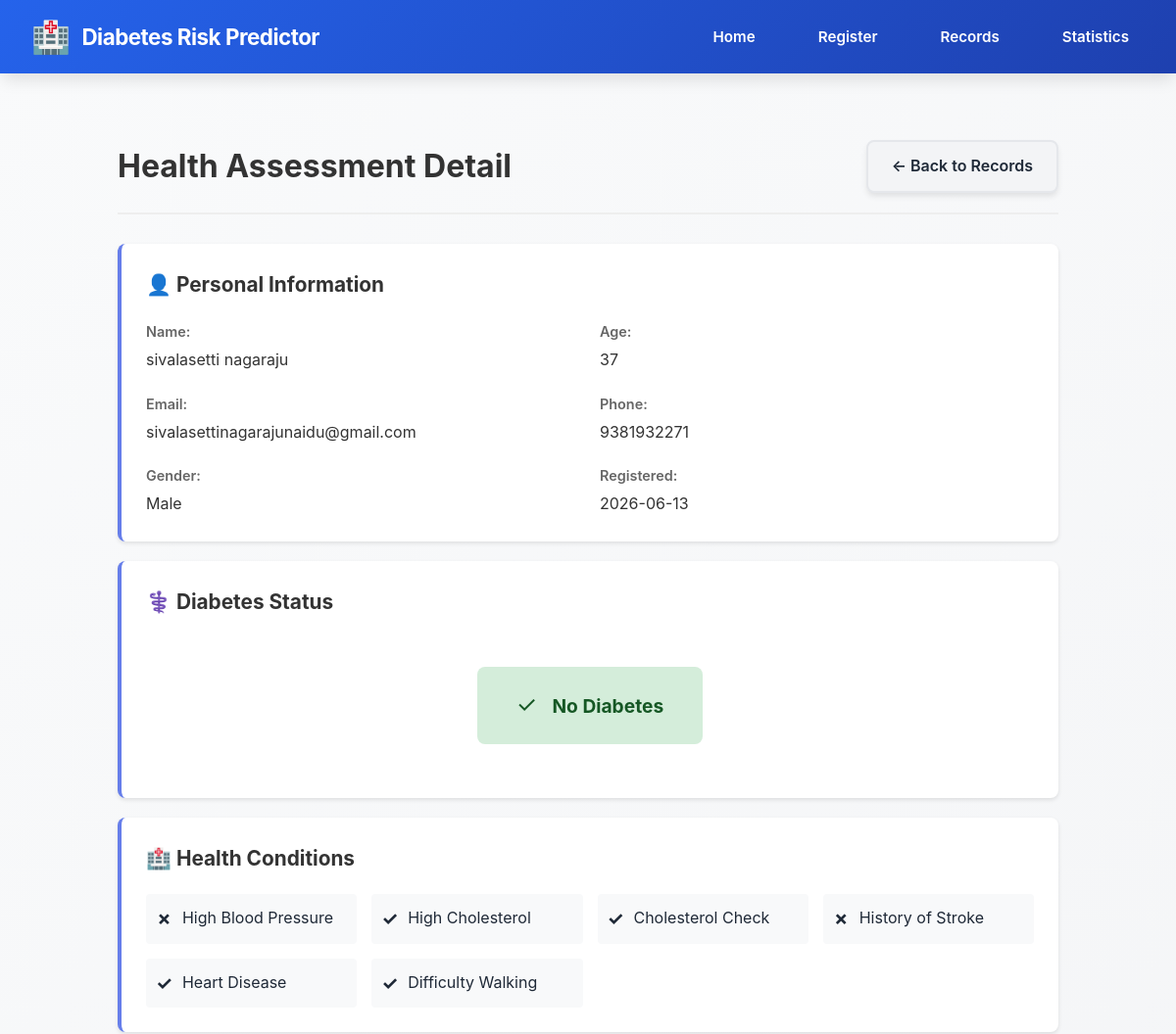
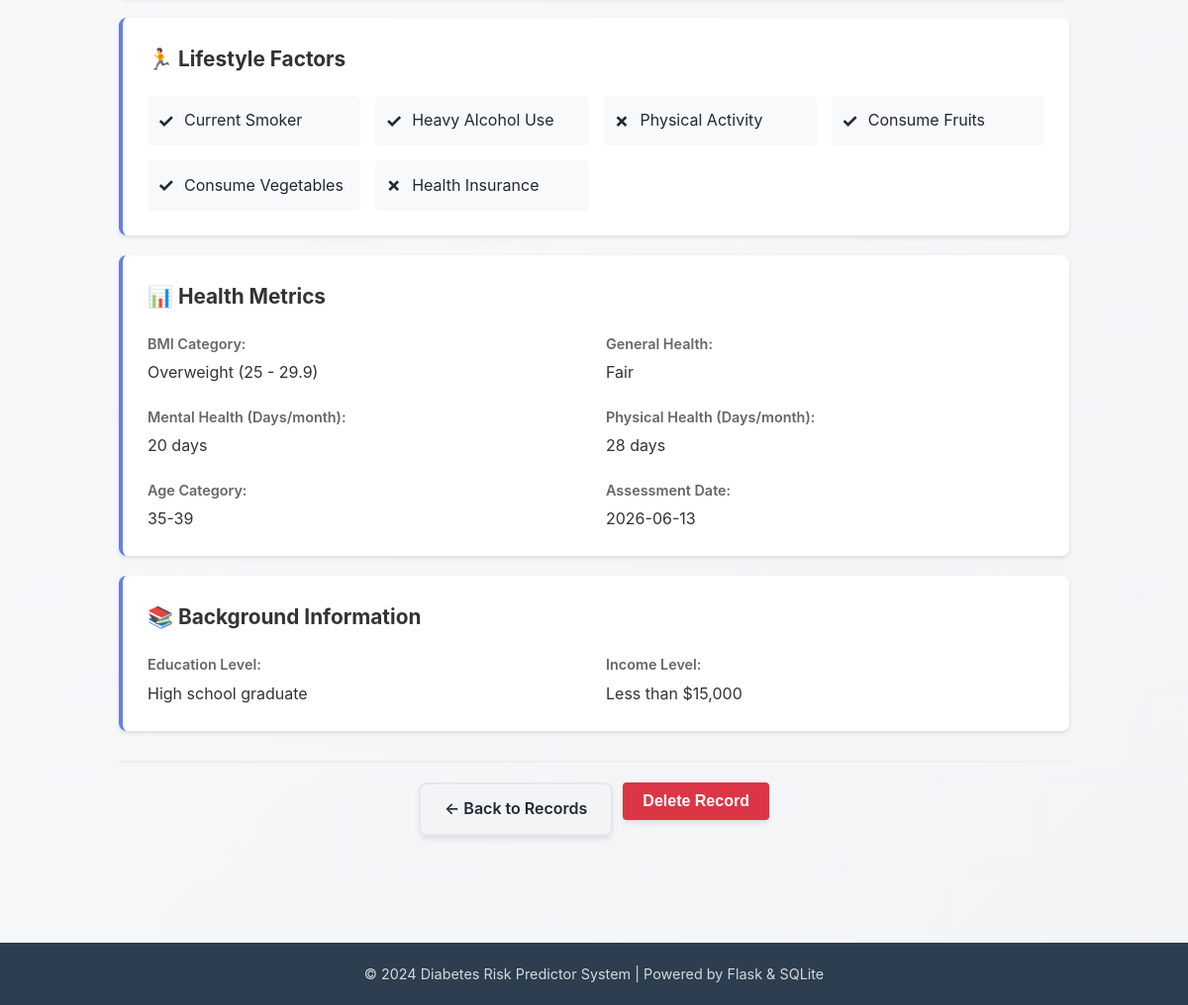
The app's page /record/2 with its own data (2 pictures, top to bottom).
### tables this page shows
CREATE TABLE participants
                    (id INTEGER PRIMARY KEY AUTOINCREMENT,
                     name TEXT NOT NULL,
                     age INTEGER,
                     email TEXT NOT NULL,
                     phone TEXT,
                     registration_date TIMESTAMP DEFAULT CURRENT_TIMESTAMP);

CREATE TABLE health_records
                    (id INTEGER PRIMARY KEY AUTOINCREMENT,
                     participant_id INTEGER NOT NULL,
                     high_bp INTEGER,
                     high_chol INTEGER,
                     chol_check INTEGER,
                     bmi_category INTEGER,
                     smoker INTEGER,
                     stroke INTEGER,
                     heart_disease INTEGER,
                     phys_activity INTEGER,
                     fruits INTEGER,
                     veggies INTEGER,
                     heavy_alcohol INTEGER,
                     health_coverage INTEGER,
                     diff_walk INTEGER,
                     diabetes_status INTEGER,
                     general_health INTEGER,
                     mental_health INTEGER,
                     physical_health INTEGER,
                     sex INTEGER,
                     age_category INTEGER,
                     education_level INTEGER,
                     income_level INTEGER,
                     submission_date TIMESTAMP DEFAULT CURRENT_TIMESTAMP,
                     FOREIGN KEY (participant_id) REFERENCES participants(id));

### app.py (the view)
@app.route('/record/<int:record_id>')
def view_record(record_id):
    try:
        conn = get_db_connection()
        c = conn.cursor()
        c.execute('''SELECT p.*, h.* FROM participants p
                     JOIN health_records h ON p.id = h.participant_id
                     WHERE h.id = ?''', (record_id,))
        record = c.fetchone()
        conn.close()
        if record is None:
            flash('Record not found!', 'error')
            return redirect(url_for('records'))
        return render_template('record_detail.html', record=record)
    except Exception as e:
        flash(f'Error retrieving record: {str(e)}', 'error')
        return redirect(url_for('records'))

### app.py (called while the page is built)
def get_db_connection():
    conn = sqlite3.connect(DATABASE)
    conn.row_factory = sqlite3.Row
    return conn

### templates/record_detail.html (shortened to what this page needs)
{% extends "base.html" %}
{% block content %}
<div class="record-detail-container">
    <div class="record-header">
        <h1>Health Assessment Detail</h1>
        <div class="record-nav">
            <a href="{{ url_for('records') }}" class="btn btn-secondary">← Back to Records</a>
        </div>
    </div>
    <div class="record-content">
        <div class="detail-card">
            <h2 class="card-title">👤 Personal Information</h2>
            <div class="detail-grid">
                <div class="detail-item">
                    <label>Name:</label>
                    <span>{{ record.name }}</span>
                </div>
                <div class="detail-item">
                    <label>Age:</label>
                    <span>{{ record.age if record.age else 'Not provided' }}</span>
                </div>
                <div class="detail-item">
                    <label>Email:</label>
                    <span>{{ record.email }}</span>
                </div>
                <div class="detail-item">
                    <label>Phone:</label>
                    <span>{{ record.phone if record.phone else 'Not provided' }}</span>
                </div>
                <div class="detail-item">
                    <label>Gender:</label>
                    <span>{% if record.sex == 0 %}Female{% elif record.sex == 1 %}Male{% else %}Not specified{% endif %}</span>
                </div>
                <div class="detail-item">
                    <label>Registered:</label>
                    <span>{{ record.registration_date[:10] if record.registration_date else 'N/A' }}</span>
                </div>
            </div>
        </div>
        <div class="detail-card">
            <h2 class="card-title">⚕️ Diabetes Status</h2>
            <div class="status-display">
                {% if record.diabetes_status == 0 %}
                    <div class="status-badge status-success">
                        <span class="status-icon">✓</span>
                        <strong>No Diabetes</strong>
                    </div>
                {% elif record.diabetes_status == 1 %}
                    <div class="status-badge status-warning">
                        <span class="status-icon">⚠</span>
                        <strong>Prediabetes</strong>
                    </div>
                {% else %}
                    <div class="status-badge status-danger">
                        <span class="status-icon">!</span>
                        <strong>Diabetes</strong>
                    </div>
                {% endif %}
            </div>
        </div>
        <div class="detail-card">
            <h2 class="card-title">🏥 Health Conditions</h2>
            <div class="conditions-grid">
                <div class="condition-item">
                    <span class="condition-icon">{% if record.high_bp %}✓{% else %}✗{% endif %}</span>
                    <span>High Blood Pressure</span>
                </div>
                <div class="condition-item">
                    <span class="condition-icon">{% if record.high_chol %}✓{% else %}✗{% endif %}</span>
                    <span>High Cholesterol</span>
                </div>
                <div class="condition-item">
                    <span class="condition-icon">{% if record.chol_check %}✓{% else %}✗{% endif %}</span>
                    <span>Cholesterol Check</span>
                </div>
                <div class="condition-item">
                    <span class="condition-icon">{% if record.stroke %}✓{% else %}✗{% endif %}</span>
                    <span>History of Stroke</span>
                </div>
                <div class="condition-item">
                    <span class="condition-icon">{% if record.heart_disease %}✓{% else %}✗{% endif %}</span>
                    <span>Heart Disease</span>
                </div>
                <div class="condition-item">
                    <span class="condition-icon">{% if record.diff_walk %}✓{% else %}✗{% endif %}</span>
                    <span>Difficulty Walking</span>
                </div>
            </div>
        </div>
        <div class="detail-card">
            <h2 class="card-title">🏃 Lifestyle Factors</h2>
            <div class="conditions-grid">
                <div class="condition-item">
                    <span class="condition-icon">{% if record.smoker %}✓{% else %}✗{% endif %}</span>
                    <span>Current Smoker</span>
                </div>
                <div class="condition-item">
                    <span class="condition-icon">{% if record.heavy_alcohol %}✓{% else %}✗{% endif %}</span>
                    <span>Heavy Alcohol Use</span>
                </div>
                <div class="condition-item">
                    <span class="condition-icon">{% if record.phys_activity %}✓{% else %}✗{% endif %}</span>
                    <span>Physical Activity</span>
                </div>
                <div class="condition-item">
                    <span class="condition-icon">{% if record.fruits %}✓{% else %}✗{% endif %}</span>
                    <span>Consume Fruits</span>
                </div>
                <div class="condition-item">
                    <span class="condition-icon">{% if record.veggies %}✓{% else %}✗{% endif %}</span>
                    <span>Consume Vegetables</span>
                </div>
                <div class="condition-item">
                    <span class="condition-icon">{% if record.health_coverage %}✓{% else %}✗{% endif %}</span>
                    <span>Health Insurance</span>
                </div>
            </div>
        </div>
        <div class="detail-card">
            <h2 class="card-title">📊 Health Metrics</h2>
            <div class="detail-grid">
                <div class="detail-item">
                    <label>BMI Category:</label>
                    <span>
                        {% if record.bmi_category == 0 %}Underweight (BMI < 18.5)
                        {% elif record.bmi_category == 1 %}Normal Weight (18.5 - 24.9)
                        {% elif record.bmi_category == 2 %}Overweight (25 - 29.9)
                        {% else %}Obese (BMI ≥ 30){% endif %}
                    </span>
                </div>
                <div class="detail-item">
                    <label>General Health:</label>
                    <span>
                        {% if record.general_health == 1 %}Excellent
                        {% elif record.general_health == 2 %}Very Good
                        {% elif record.general_health == 3 %}Good
                        {% elif record.general_health == 4 %}Fair
                        {% elif record.general_health == 5 %}Poor
                        {% else %}Not specified{% endif %}
                    </span>
                </div>
                <div class="detail-item">
                    <label>Mental Health (Days/month):</label>
                    <span>{{ record.mental_health if record.mental_health else '0' }} days</span>
                </div>
                <div class="detail-item">
                    <label>Physical Health (Days/month):</label>
                    <span>{{ record.physical_health if record.physical_health else '0' }} days</span>
                </div>
                <div class="detail-item">
                    <label>Age Category:</label>
                    <span>
                        {% set age_cats = ['18-24', '25-29', '30-34', '35-39', '40-44', '45-49', '50-54', '55-59', '60-64', '65+'] %}
                        {{ age_cats[record.age_category] if record.age_category < age_cats|length else 'Unknown' }}
                    </span>
                </div>
                <div class="detail-item">
                    <label>Assessment Date:</label>
                    <span>{{ record.submission_date[:10] if record.submission_date else 'N/A' }}</span>
                </div>
            </div>
        </div>
        <div class="detail-card">
            <h2 class="card-title">📚 Background Information</h2>
            <div class="detail-grid">
                <div class="detail-item">
                    <label>Education Level:</label>
                    <span>
                        {% if record.education_level == 0 %}Never attended school
                        {% elif record.education_level == 1 %}Elementary school
                        {% elif record.education_level == 2 %}Middle school
                        {% elif record.education_level == 3 %}High school graduate
                        {% elif record.education_level == 4 %}Some college
                        {% elif record.education_level == 5 %}College graduate
                        {% else %}Unknown{% endif %}
                    </span>
                </div>
                <div class="detail-item">
                    <label>Income Level:</label>
                    <span>
                        {% if record.income_level == 0 %}Less than $15,000
                        {% elif record.income_level == 1 %}$15,000 - $24,999
                        {% elif record.income_level == 2 %}$25,000 - $34,999
                        {% elif record.income_level == 3 %}$35,000 - $49,999
                        {% elif record.income_level == 4 %}$50,000+
                        {% else %}Unknown{% endif %}
                    </span>
                </div>
            </div>
        </div>
    </div>
    <div class="record-actions">
        <a href="{{ url_for('records') }}" class="btn btn-secondary">← Back to Records</a>
        <form method="POST" action="{{ url_for('delete_record', record_id=record.id) }}" style="display:inline;">
            <button type="submit" class="btn btn-danger" onclick="return confirm('Are you sure you want to delete this record?');">Delete Record</button>
        </form>
    </div>
</div>
{% endblock %}

### static/style.css (style rules this page uses)
* { margin: 0; padding: 0; box-sizing: border-box; }
:root { --primary-color: #2563eb; --primary-dark: #1e40af; --secondary-color: #059669; --accent-color: #dc2626; --success-color: #10b981; --warning-color: #f59e0b; --danger-color: #ef4444; --light-bg: #f9fafb; --light-gray: #f3f4f6; --border-color: #e5e7eb; --text-dark: #1f2937; --text-light: #6b7280; --text-lighter: #9ca3af; --shadow-sm: 0 1px 2px 0 rgba(0, 0, 0, 0.05); --shadow-md: 0 4px 6px -1px rgba(0, 0, 0, 0.1); --shadow-lg: 0 10px 15px -3px rgba(0, 0, 0, 0.1); --shadow-xl: 0 20px 25px -5px rgba(0, 0, 0, 0.1); }
html { scroll-behavior: smooth; }
body { font-family: -apple-system, BlinkMacSystemFont, 'Segoe UI', 'Roboto', 'Oxygen', 'Ubuntu', 'Cantarell', sans-serif; background: linear-gradient(135deg, #f9fafb 0%, #f3f4f6 100%); color: var(--text-dark); line-height: 1.6; min-height: 100vh; }
.btn { padding: 0.75rem 1.5rem; border: none; border-radius: 8px; cursor: pointer; font-weight: 600; text-decoration: none; display: inline-flex; align-items: center; justify-content: center; gap: 0.5rem; transition: all 0.3s ease; font-size: 1rem; white-space: nowrap; box-shadow: var(--shadow-md); }
.btn-secondary { background: var(--light-gray); color: var(--text-dark); border: 2px solid var(--border-color); }
.btn-danger { background: var(--danger-color); color: white; }

### templates/record_detail.html (style rules this page uses)
.record-detail-container { max-width: 1000px; margin: 0 auto; padding: 20px; }
.record-header { display: flex; justify-content: space-between; align-items: center; margin-bottom: 30px; padding-bottom: 20px; border-bottom: 2px solid #eee; }
.record-header h1 { font-size: 2rem; color: #333; }
.record-nav { display: flex; gap: 10px; }
.record-content { margin-bottom: 30px; }
.detail-card { background: white; padding: 25px; margin-bottom: 20px; border-radius: 8px; box-shadow: 0 2px 4px rgba(0, 0, 0, 0.1); border-left: 4px solid #667eea; }
.card-title { font-size: 1.3rem; color: #333; margin-bottom: 20px; display: flex; align-items: center; gap: 10px; }
.detail-grid { display: grid; grid-template-columns: repeat(auto-fit, minmax(300px, 1fr)); gap: 20px; }
.detail-item { display: flex; flex-direction: column; gap: 5px; }
.detail-item label { font-weight: 600; color: #666; font-size: 0.9rem; }
.detail-item span { color: #333; font-size: 1rem; }
.status-display { text-align: center; padding: 30px; }
.status-badge { display: inline-block; padding: 20px 40px; border-radius: 8px; font-size: 1.2rem; text-align: center; }
.status-icon { font-size: 1.5rem; margin-right: 10px; }
.status-success { background: #d4edda; color: #155724; }
.conditions-grid { display: grid; grid-template-columns: repeat(auto-fit, minmax(200px, 1fr)); gap: 15px; }
.condition-item { display: flex; align-items: center; gap: 10px; padding: 10px; background: #f8f9fa; border-radius: 4px; }
.condition-icon { font-size: 1.2rem; font-weight: bold; }
.record-actions { display: flex; gap: 10px; justify-content: center; padding-top: 20px; border-top: 2px solid #eee; }
.btn-danger { background: #dc3545; color: white; padding: 10px 20px; border: none; border-radius: 4px; cursor: pointer; text-decoration: none; transition: background 0.3s ease; }

### records on screen
participants: name "sivalasetti nagaraju", age "37", email "sivalasettinagarajunaidu@gmail.com", phone "9381932271", registration_date "2026-06-13"
health_records: mental_health "20", physical_health "28", age_category "35-39", submission_date "2026-06-13"
